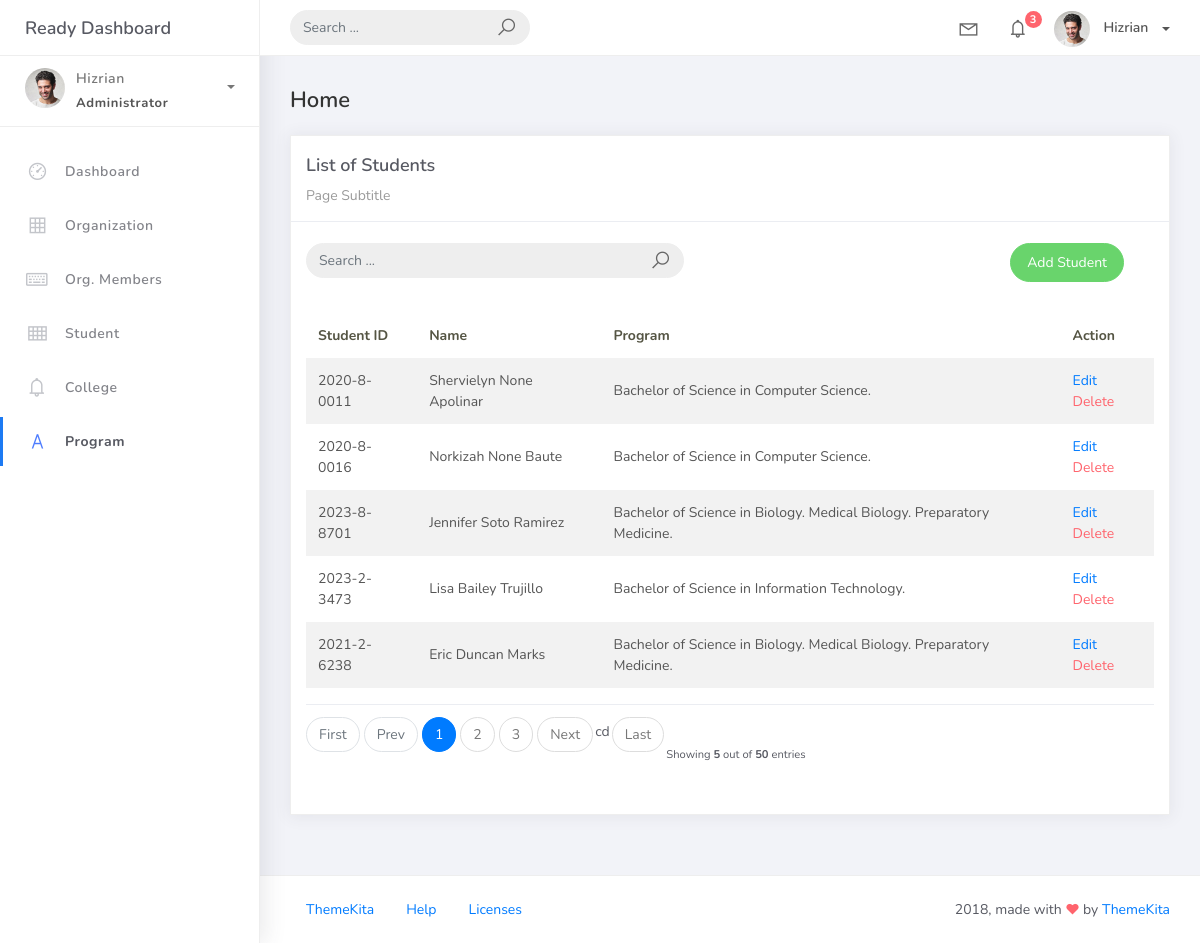
Screenshot of /student_list with the database file from the repository.
### studentorg/models.py (models this page shows, shortened)
class BaseModel (models.Model):
    created_at = models.DateTimeField(auto_now_add=True, db_index=True)
    updated_at = models.DateTimeField(auto_now=True)
    class Meta:
        abstract = True

class Student(BaseModel):
    student_id  = models.CharField(max_length=15)
    lastname = models.CharField(max_length=25)
    firstname = models.CharField(max_length=25)
    middlename = models.CharField(max_length=25, blank=True, null=True)
    program = models.ForeignKey(Program, on_delete=models.CASCADE)

class Program(BaseModel):
    prog_name = models.CharField(max_length=150)
    college = models.ForeignKey(College, on_delete=models.CASCADE)

### studentorg/views.py (the view)
# urls.py: path('student_list', StudentList.as_view(), name='student-list'),
class StudentList(ListView):
    model = Student
    context_object_name = 'student'
    template_name  = 'student_list.html'
    paginate_by = 5
    def get_queryset(self, *args, **kwargs):
         qs = super(StudentList, self).get_queryset(*args, **kwargs)
         if self.request.GET.get("q") != None:
             query = self.request.GET.get('q')
             qs = qs = qs.filter(Q(student_id__icontains=query) |
                           Q(firstname__icontains=query) | Q(lastname__icontains=query) | Q(program__prog_name__icontains=query))
         return qs

### templates/student_list.html
{% extends 'base.html' %} {%load static %}  {% block content %}
<div class="content">
    <div class="container-fluid">
        <h4 class="page-title">Home</h4>
        <div class="row">
            <div class="col-md-12">
                <div class="card">
                    <div class="card-header">
                        <div class="card-title">List of Students</div>
                        <div class="card-category">Page Subtitle</div>
                    </div>
                    <br />
                            <div class="col-md-12 row">
                                <div class="col-md-6">
                                    <form class="navbar-left navbar-form nav-search mr-md-3" action="{% url 'student-list' %}">
                                      <div class="input-group">
                                        <input type="text" placeholder="Search ..." class="form-control" name="q" />
                                        <div class="input-group-append">
                                        <span class="input-group-text">
                                            <i class="la la-search search-icon"></i>
                                        </span>
                                        </div>
                                      </div>
                                    </form>
                                </div>
                                <div class="col-md-6">
                                    <div class="pull-right">
                                        <a href="{% url 'student-add' %}" class="btn btn-success btn-rounded">Add Student</a>
                                    </div>
                                </div>
                            </div>
                    <div class="card-body">
                        <table class="table table-striped mt-3">
                            <thead>
                                <tr>
                                    <th scope="col">Student ID</th>
                                    <th scope="col">Name</th>
                                    <th scope="col">Program</th>
                                    <th scope="col">Action</th>
                                </tr>
                            </thead>
                            <tbody>
                                {% for object in object_list %}
                                <tr>
                                    <td>{{ object.student_id }}</td>
                                    <td>{{ object.firstname }} {{ object.middlename }} {{ object.lastname }}</td>
                                    <td>{{ object.program.prog_name }}</td>
                                    <td>
                                        <a href="student_list/{{ object.id }}">Edit</a>
                                        <a href="student_list/{{ object.id }}/delete" class="text-danger">Delete</a>
                                    </td>
                                </tr>
                                {% empty %}
                                <tr>
                                    <td colspan="4" style="text-align: center">
                                        <p class="text-sm font-weight-bold mb-0">No Records Found</p>
                                    </td>
                                </tr>
                                {% endfor %}
                            </tbody>
                        </table>
                        {% include 'includes/pagination.html' %}
                    </div>
                </div>
            </div>
        </div>
    </div>
</div>
{% endblock %}

### rows the page displays
Student: student_id "2020-8-0011", firstname "Shervielyn", middlename "None", lastname "Apolinar", program.prog_name "Bachelor of Science in Computer Science."
Student: student_id "2020-8-0016", firstname "Norkizah", middlename "None", lastname "Baute", program.prog_name "Bachelor of Science in Computer Science."
Student: student_id "2023-8-8701", firstname "Jennifer", middlename "Soto", lastname "Ramirez", program.prog_name "Bachelor of Science in Biology. Medical Biology. Preparatory Medicine."
Student: student_id "2023-2-3473", firstname "Lisa", middlename "Bailey", lastname "Trujillo", program.prog_name "Bachelor of Science in Information Technology."
Student: student_id "2021-2-6238", firstname "Eric", middlename "Duncan", lastname "Marks", program.prog_name "Bachelor of Science in Biology. Medical Biology. Preparatory Medicine."

### other values shown
{{ page_num }} "1"
{{ page_num }} "2" "3"
{{ object_list.count }} "5"
{{ paginator.count }} "50"
